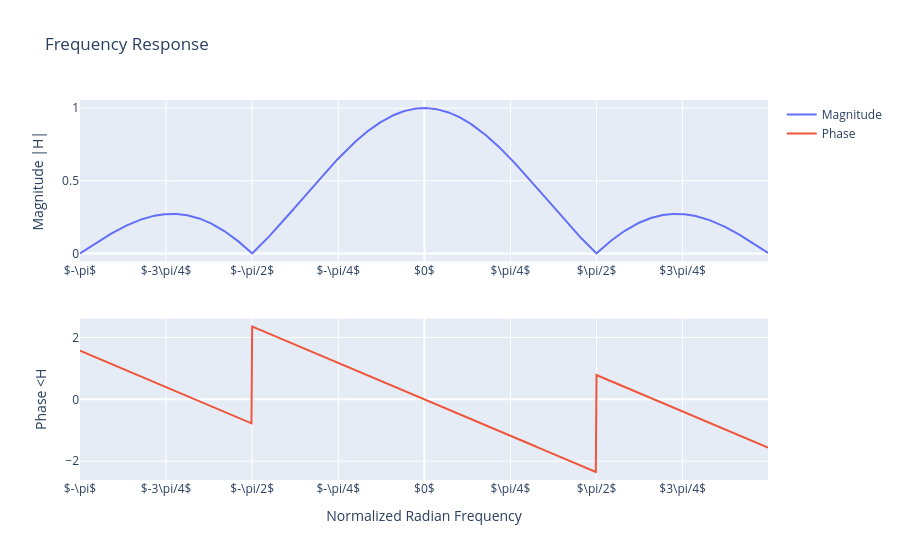

The cell this chart's notebook holds for it:
### Markdown cell above
**2. Averaging filter**

Now let's analyze the frequency response of the average filter used in the envelope function. The Scipy Python module has a function called *freqz()* for computing the frequency
response of a discrete-time LTI system. The following Python statements show how to
use freqz to compute and plot both the magnitude (absolute value) and the phase of
the frequency response of a four-point averaging system as a function of ω in the range − π ≤ ω ≤ π :

### Code cell
# Write your code here

ww = np.arange(-np.pi, np.pi, np.pi/500)

_, HH = signal.freqz([1/4]*4, 1, ww)

plot_frequency_response(ww, HH)

### Figure 1 — Plotly figure (JSON) as saved in the notebook; plotly's stock layout.template omitted (floating-point values rounded to 4 significant figures; data arrays with more than 128 entries replaced by an {"elided": "..."} marker saying what was removed)
{"data": [{"name": "Magnitude", "type": "scatter", "x": {"elided": "1000 float values"}, "xaxis": "x", "y": {"elided": "1000 float values"}, "yaxis": "y"}, {"name": "Phase", "type": "scatter", "x": {"elided": "1000 float values"}, "xaxis": "x2", "y": {"elided": "1000 float values"}, "yaxis": "y2"}], "layout": {"title": {"text": "Frequency Response"}, "xaxis": {"anchor": "y", "domain": [0, 1], "tickmode": "array", "ticktext": ["$-\\pi$", "$-3\\pi/4$", "$-\\pi/2$", "$-\\pi/4$", "$0$", "$\\pi/4$", "$\\pi/2$", "$3\\pi/4$", "$\\pi$"], "tickvals": [-3.142, -2.356, -1.571, -0.7854, 0, 0.7854, 1.571, 2.356, 3.142]}, "xaxis2": {"anchor": "y2", "domain": [0, 1], "tickmode": "array", "ticktext": ["$-\\pi$", "$-3\\pi/4$", "$-\\pi/2$", "$-\\pi/4$", "$0$", "$\\pi/4$", "$\\pi/2$", "$3\\pi/4$", "$\\pi$"], "tickvals": [-3.142, -2.356, -1.571, -0.7854, 0, 0.7854, 1.571, 2.356, 3.142], "title": {"text": "Normalized Radian Frequency"}}, "yaxis": {"anchor": "x", "domain": [0.575, 1], "title": {"text": "Magnitude |H|"}}, "yaxis2": {"anchor": "x2", "domain": [0, 0.425], "title": {"text": "Phase <H"}}}}
